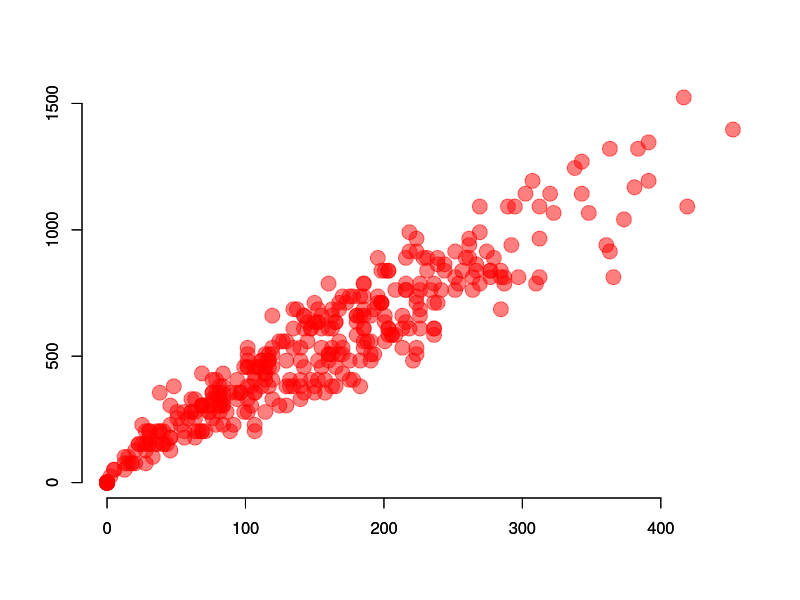
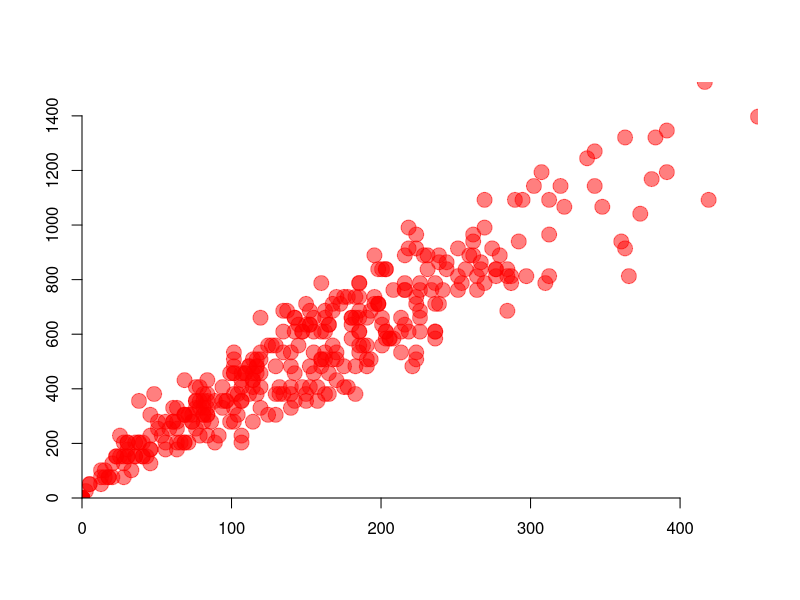
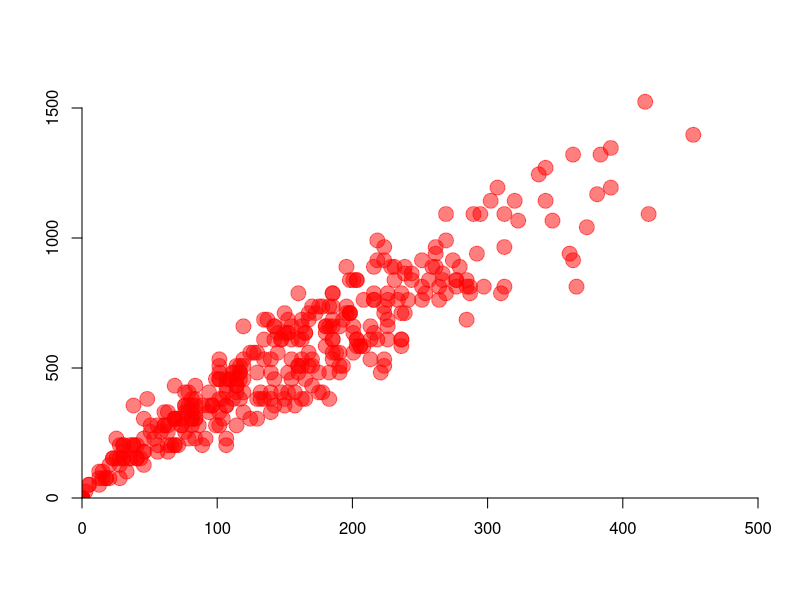
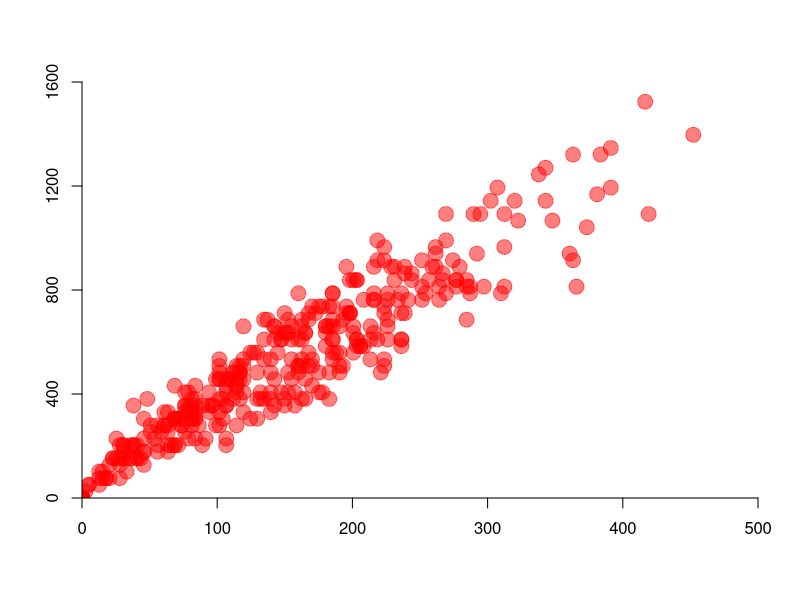
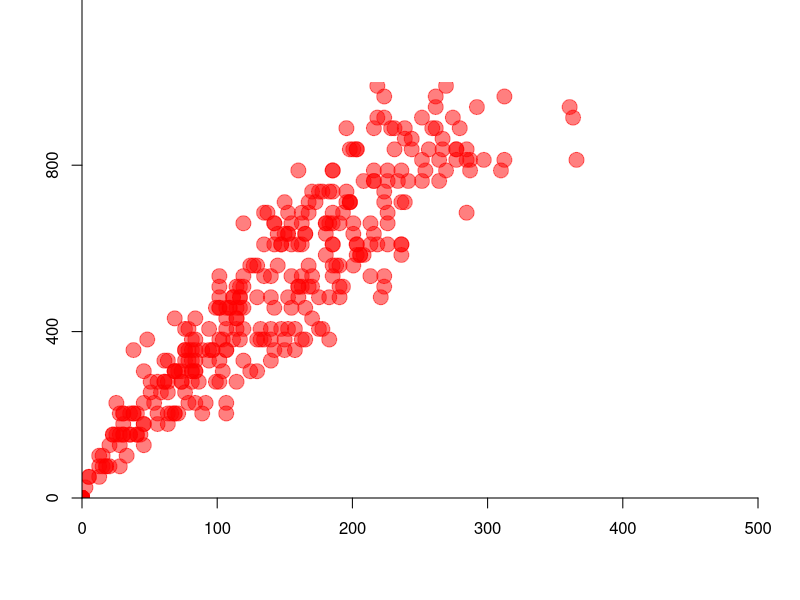
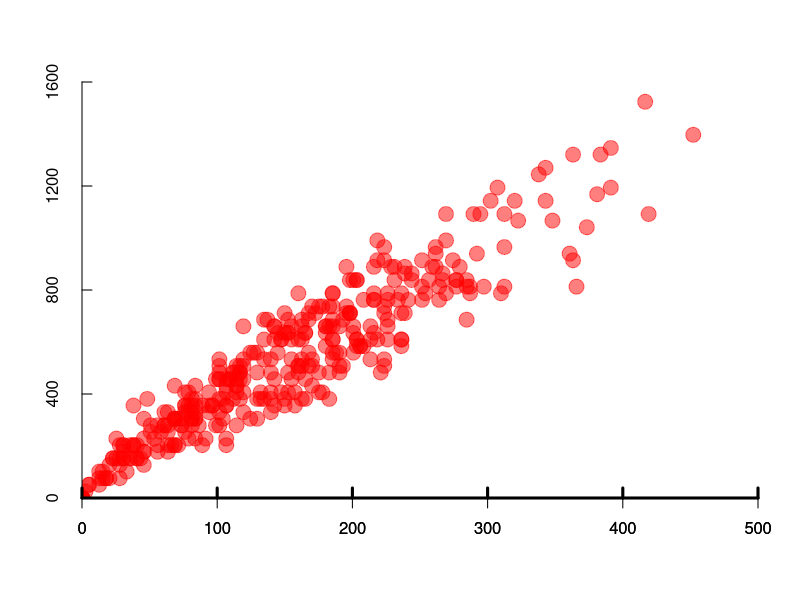
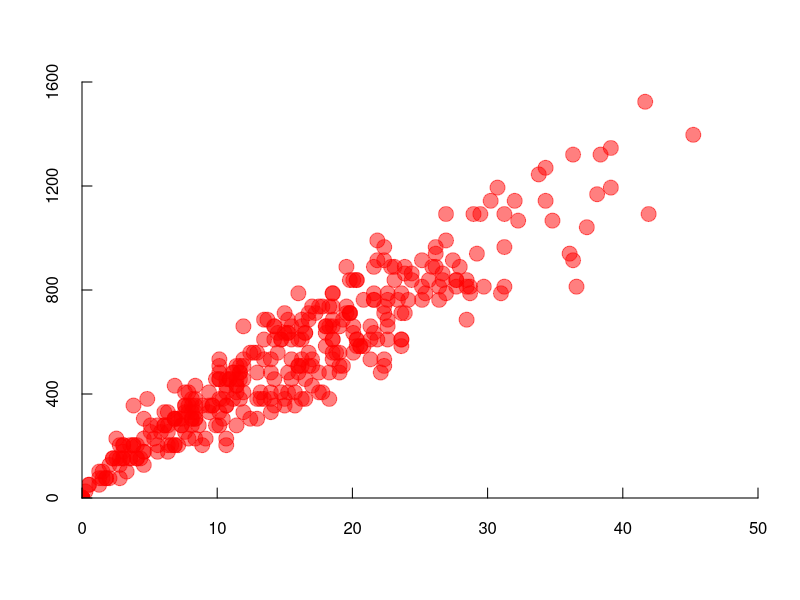
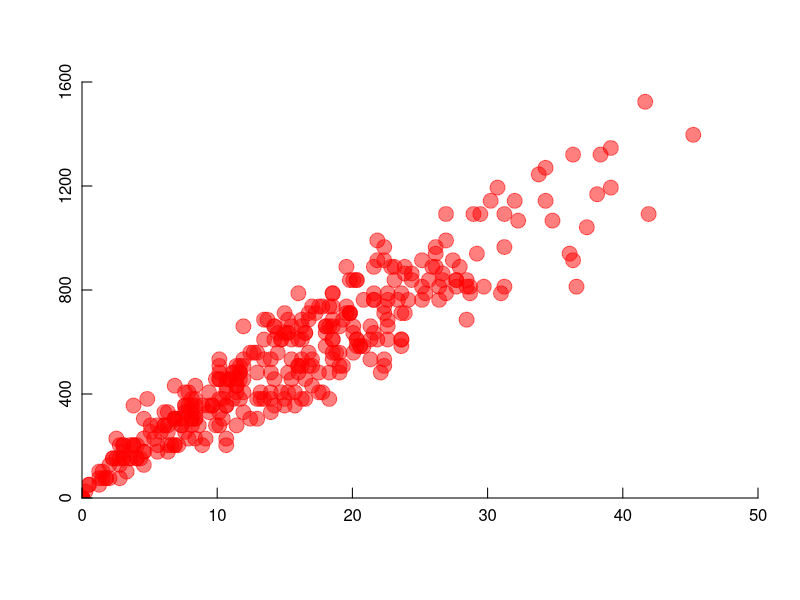

Source code (R) for these figures, in order:
#Plotting in R
#week 7

# clear the enviroment
rm(list=ls(all=TRUE))


# set the working directory


mydata<-read.csv("scdata.csv")

## to make the following code work with your data,
## rename mycont1 and mycont2 to mycon1 and mycon2


# force R to recognize your categorical variables as "factors"
# if you use the mydata, mycat1 is the name of the file (one for each snow site), mycat2 is the month of the year,
# mycon1 is the snowdepth, and mycon2 is the snow water equivalents 
mydata$mycat1<-as.factor(mydata$mycat1)
mydata$mycat2<-as.factor(mydata$mycat2)



# empty blank plot
## rgb will also take a fourth argument that allows one to describe transparency
with(mydata,plot(mycon1~mycon2,xlab='',ylab='',xaxt='n',yaxt='n',bty='n',type='n'))
with(mydata, points(mycon2,mycon1,col=rgb(1,0,0,0.5),cex=2,pch=19))


# drawing axes
axis(1)
axis(2)

# drawing axes
axis(1)
axis(2)

#changing the axes so origin is at limits of graph
with(mydata, plot(mycon1~mycon2,xlab='',ylab='',xaxt='n',yaxt='n',bty='n',type='n',xaxs='i',yaxs='i'))
with(mydata, points(mycon2,mycon1,col=rgb(1,0,0,0.5),cex=2,pch=19))
axis(1)
axis(2)


# Changing the range of the plot scales
with(mydata, plot(mycon1~mycon2,
                  xlab='',ylab='',
                  xaxt='n',yaxt='n',
                  bty='n',type='n',
                  xaxs='i',yaxs='i',
                  xlim=c(0,500),ylim=c(0,1600)))
with(mydata, points(mycon2,mycon1,col=rgb(1,0,0,0.5),cex=2,pch=19))
axis(1)
axis(2)

# Changing the range doesn't always result in the axes we want
with(mydata, plot(mycon1~mycon2,xlab='',ylab='',
                  xaxt='n',yaxt='n',
                  bty='n',type='n',
                  xaxs='i',yaxs='i',
                  xlim=c(0,500),ylim=c(0,1600)))
with(mydata, points(mycon2,mycon1,col=rgb(1,0,0,0.5),cex=2,pch=19))
axis(1,at=c(0,100,200,300,400,500))
axis(2,at=seq(0,1600,400))


# Changing the range doesn't always result in the axes are drawn independent of the range we want and clipped to the plot area
with(mydata, plot(mycon1~mycon2,xlab='',ylab='',
                  xaxt='n',yaxt='n',
                  bty='n',type='n',xaxs='i',
                  yaxs='i',xlim=c(0,500),ylim=c(0,1000)))
with(mydata, points(mycon2,mycon1,col=rgb(1,0,0,0.5),cex=2,pch=19))
axis(1,at=seq(0,500,100))
axis(2,at=seq(0,1600,400),xpd=T)

# often tick mark labels look better if inside the plot
with(mydata, plot(mycon1~mycon2,xlab='',ylab='',xaxt='n',yaxt='n',bty='n',type='n',xaxs='i',yaxs='i',xlim=c(0,500),ylim=c(0,1600)))
with(mydata, points(mycon2,mycon1,col=rgb(1,0,0,0.5),cex=2,pch=19))
axis(1,at=seq(0,500,100),tcl=0.5,lwd=3)
axis(1,at=seq(0,500,100),tcl=-0.5)
axis(2,at=seq(0,1600,400),tcl=0.5)

# add a more meaningful label
with(mydata, plot(mycon1~mycon2,xlab='',ylab='',
                  xaxt='n',yaxt='n',
                  bty='n',type='n',
                  xaxs='i',yaxs='i',
                  xlim=c(0,500),ylim=c(0,1600)))
with(mydata, points(mycon2,mycon1,col=rgb(1,0,0,0.5),cex=2,pch=19))
axis(1,at=seq(0,500,100),tcl=0.5,labels=as.character(seq(0,50,10)))
axis(2,at=seq(0,1600,400),tcl=0.5)




# move labels closer to the axis
with(mydata, plot(mycon1~mycon2,xlab='',ylab='',xaxt='n',yaxt='n',bty='n',type='n',xaxs='i',yaxs='i',xlim=c(0,500),ylim=c(0,1600)))
with(mydata, points(mycon2,mycon1,col=rgb(1,0,0,0.5),cex=2,pch=19))
axis(1,at=seq(0,500,100),tcl=0.5,labels=c("0","10","20","30","40","50"),padj=-1)
axis(2,at=seq(0,1600,400),tcl=0.5,padj=1)


# add axis labels
with(mydata, plot(mycon1~mycon2,xlab='',ylab='',xaxt='n',yaxt='n',bty='n',type='n',xaxs='i',yaxs='i',xlim=c(0,500),ylim=c(0,1600)))
with(mydata, points(mycon2,mycon1,col=rgb(1,0,0,0.5),cex=2,pch=19))
axis(1,at=seq(0,500,100),tcl=0.5,labels=c("0","10","20","30","40","50"),padj=-1)
axis(2,at=seq(0,1600,400),tcl=0.5,padj=1)
mtext("Snow-water (cm)",1,line=3)
mtext("Snow depth (mm)",2,line=3)

# orient axis labels
with(mydata, plot(mycon1~mycon2,xlab='',ylab='',xaxt='n',yaxt='n',bty='n',type='n',xaxs='i',yaxs='i',xlim=c(0,500),ylim=c(0,1600)))
with(mydata, points(mycon2,mycon1,col=rgb(1,0,0,0.5),cex=2,pch=19))
axis(1,at=seq(0,500,100),tcl=0.5,labels=c("0","10","20","30","40","50"),padj=-1)
axis(2,at=seq(0,1600,400),tcl=0.5,padj=1)
mtext("Snow-water (cm)",1,line=3)
mtext("Snow depth (mm)",2,line=3,las=2)

# change outer margin area
par(mar=c(3,7,1,1))

with(mydata, plot(mycon1~mycon2,xlab='',ylab='',xaxt='n',yaxt='n',bty='n',type='n',xaxs='i',yaxs='i',xlim=c(0,500),ylim=c(0,1600)))
with(mydata, points(mycon2,mycon1,col=rgb(1,0,0,0.5),cex=2,pch=19))
axis(1,at=seq(0,500,100),tcl=0.5,labels=c("0","10","20","30","40","50"),padj=-1)
axis(2,at=seq(0,1600,400),tcl=0.5,padj=1)
mtext("Snow-water (cm)",1,line=3)
mtext("Snow depth (mm)",2,line=3,las=2)

# wrap text on y axis label
par(mar=c(4,7,1,1))
with(mydata, plot(mycon1~mycon2,xlab='',ylab='',xaxt='n',yaxt='n',bty='n',type='n',xaxs='i',yaxs='i',xlim=c(0,500),ylim=c(0,1600)))
with(mydata, points(mycon2,mycon1,col=rgb(1,0,0,0.5),cex=2,pch=19))
axis(1,at=seq(0,500,100),tcl=0.5,labels=c("0","10","20","30","40","50"),padj=-1)
axis(2,at=seq(0,1600,400),tcl=0.5,padj=1,cex.axis=2)
mtext("Snow-water (cm)",1,line=2)
mtext("Snow\ndepth\n(mm)",2,line=3,las=2)

# add legend
legend(100,1675,legend=c("March snow","May snow"),col=c(rgb(1,0,0,0.5),rgb(0,0,1,0.5)),pch=c(19,15),bty="n",xpd=T)

## add linear regression line
## First fit a linear regression model and use the slope and intercept of the that model to draw a line.
## the funciton lm will fit a linear model and when the argument na.exclude is given, the predict values
## will account for some missing observations.  Including x=T will append the x data to the model.

mymodel<-with(mydata,lm(mycon1~mycon2,na.action="na.exclude"))

## R Needs point with x and y coordinates to draw a line on a graph, It will connect those points in the order it reads them
## the points along a regression line are the predicted (or fitted) y-values for the observed x values.  

## THe predict function can be applied to a fitted model and will return the fitted y-values for the x observatoins used to fit the model. If
## na.exclude was specified as an argument when fitting the model, than the predict funciton will also return NA's as fitted values for any
## of the missing data points. This will ensure that the fitted values are teh same length as the x values.
yfit<-predict(mymodel)

## to facilitate ordering the data, combine the fitted y-values and the x observations into a singel data frame.
xyfit<-data.frame(x=mydata$mycon2,y=yfit) 

## however these fittedy data are not in order from smallest x, to largest x and will produce a gibberish graph if used to fit a curved line
## As R draws the line, we need R to read the points in from smallest x to largest along the fitted values, from the left side of the graph to the right.

xyfit<-xyfit[order(xyfit$x),]

#now lines can be drawn on the existing open graph using the lines funciton
lines(xyfit$x,xyfit$y,lwd=2,col="blue") 


## this general format will also work for curved lines, if say, the relationship between the response variable and explanatory variable is best fit using
## a non-linear trend as in a quadratic model

#redraw the plot using the code above

## then refit the model including a quadratic term and rebuild the data to fit the curve 
mymodel2<-with(mydata,lm(mycon1~mycon2+I(mycon2^2),na.action="na.exclude"))
yfit2<-predict(mymodel2)
xyfit2<-data.frame(x=mydata$mycon2,y=yfit2) 
xyfit2<-xyfit2[order(xyfit2$x),]

# draw thes new lines
lines(xyfit2$x,xyfit2$y,lwd=2,col="blue") 

## similar lines can also be  drawn for the 95% confidence bands just by using the Standard Errors of the fitted values. Standard error of fitted
## values can be retrieved by specifying se.fit=T as an argument within preddict.  The result will not just be a vector of fitted values but a list
## of fitted values and their standard errors.

yfit2<-predict(mymodel2, se.fit=T)

## in this list, the fitted values are in the slot called $fit and the standard errors are in a slot called se.fit
yfit2$fit
yfit2$se.fit

## the Lower and Upper 95% confidence bands are bounded by the fitted values plus or minus  1.96*standard error for each x observation 
## we can calculate these lower and upper y values manually and add them to the existing data frame as columns 'lcl' and 'ucl' for lower and upper
##   confidence limit when we build are data frame for drawing the fitted line
xyfit2<-data.frame(x=mydata$mycon2,y=yfit2$fit,lcl=yfit2$fit-(1.96*yfit2$se.fit),ucl=yfit2$fit+(1.96*yfit2$se.fit))

## again, we shoudl reorder the dataframe rows from smallest x to largest x
xyfit2<-xyfit2[order(xyfit2$x),]

xyfit2<-xyfit2[!is.na(xyfit2$y),]

## this data.frame now holds our x observations, our fitted values, the lower 95% confidence limit for each fitted value, and the upper 95% confidence limit
## these can all be drawn on the graph now

lines(xyfit2$x,xyfit2$y,lwd=2,col="blue") 
lines(xyfit2$x,xyfit2$lcl,lty=2,lwd=2,col="blue") 
lines(xyfit2$x,xyfit2$ucl,lty=2,lwd=2,col="blue")


# or a shaded polygon can be drawn

with(xyfit2,polygon(c(x,rev(x)),c(lcl,rev(ucl)),col=rgb(0,0,1,0.25),border=NA))



